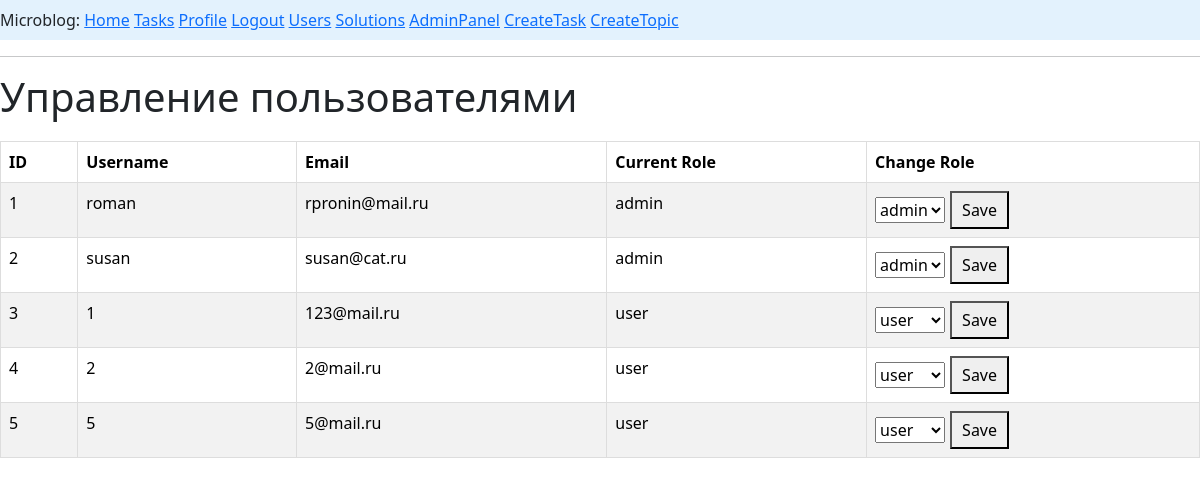
The app's page /admin/users (signed in), older data.
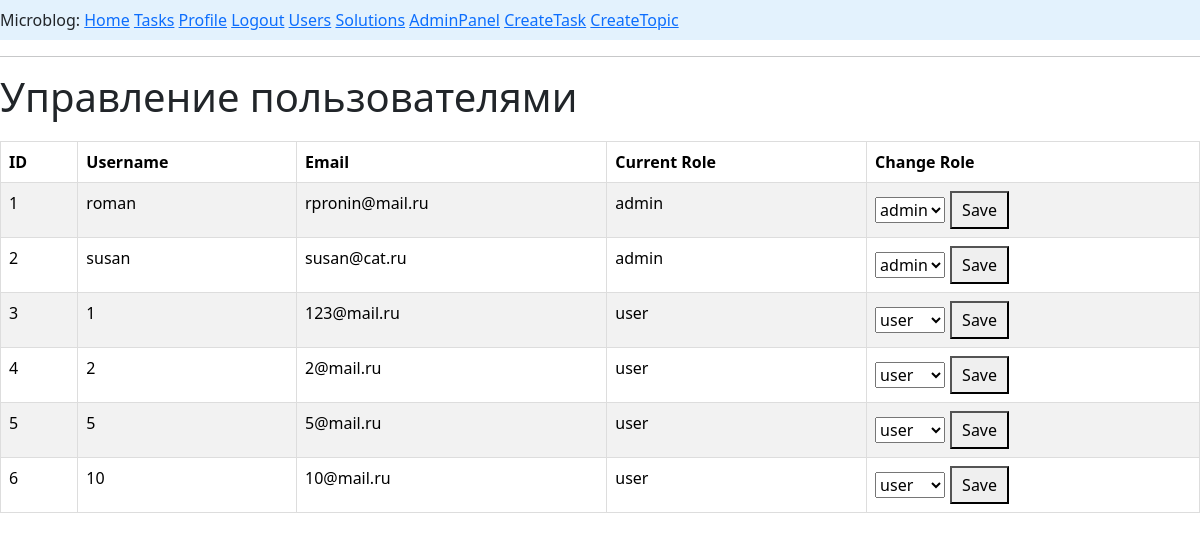
The same page, newer data.
### app/models.py (models this page shows, shortened)
class User(UserMixin, db.Model):
    __tablename__ = 'users'
    id: so.Mapped[int] = so.mapped_column(primary_key=True)
    username: so.Mapped[str] = so.mapped_column(sa.String(64), index=True, unique=True)
    email: so.Mapped[str] = so.mapped_column(sa.String(120), index=True, unique=True)
    password_hash: so.Mapped[Optional[str]] = so.mapped_column(sa.String(256))
    posts: so.WriteOnlyMapped['Post'] = so.relationship(back_populates='author')
    about_me: so.Mapped[Optional[str]] = so.mapped_column(sa.String(140))
    last_seen: so.Mapped[Optional[datetime]] = so.mapped_column(default=lambda: datetime.now(timezone.utc))
    role_id: so.Mapped[int] = so.mapped_column(sa.ForeignKey(Role.id), index=True)
    role: so.Mapped['Role'] = so.relationship(back_populates='users')
    task_user: so.Mapped['Task'] = so.relationship(back_populates='creator')
    solve_user: so.Mapped[list['Solve']] = so.relationship(back_populates='solver')

class Role(UserMixin, db.Model):
    __tablename__ = 'roles'
    id: so.Mapped[int] = so.mapped_column(primary_key=True)
    rolename: so.Mapped[str] = so.mapped_column(sa.String(30), index=True, unique=True)
    users: so.WriteOnlyMapped[list['User']] = so.relationship(back_populates='role')

### app/routes.py (the view)
@app.route('/admin/users', methods=['GET', 'POST'])
@login_required
def admin_users():
    if not is_admin():
        flash('У вас нет прав для доступа к этой странице', 'danger')
        return redirect(url_for('index'))  # или url_for('login'), куда хочешь редиректить
    users = User.query.all()
    roles = Role.query.all()
    form = AdminRoleForm()
    form.new_role_id.choices = [(r.id, r.rolename) for r in roles]
    if form.validate_on_submit():
        print("--- ОТЛАДКА: Форма прошла валидацию ---")
        print(f"Получен user_id: {form.user_id.data} (тип: {type(form.user_id.data)})")
        print(f"Получен new_role_id: {form.new_role_id.data} (тип: {type(form.new_role_id.data)})")
        user = User.query.get(form.user_id.data)
        if user:
            old_role_name = user.role.rolename if user.role else "None"
            user.role_id = form.new_role_id.data
            db.session.commit()
            print(f"✅ УСПЕХ: Роль пользователя {user.username} изменена с '{old_role_name}' на '{Role.query.get(form.new_role_id.data).rolename}'")
            flash(f'Роль пользователя {user.username} успешно изменена', 'success')
        else:
            print("❌ ОШИБКА: Пользователь не найден!")
            flash('Пользователь не найден', 'danger')
        return redirect(url_for('admin_users'))
    else:
        if request.method == 'POST':
            print("--- ОТЛАДКА: Валидация НЕ пройдена ---")
            print(f"Ошибки формы: {form.errors}")
    return render_template('admin_users.html', users=users, roles=roles, form=form)

### app/forms.py
class AdminRoleForm(FlaskForm):
    user_id = IntegerField('User ID', validators=[DataRequired()])
    new_role_id = SelectField('New Role', coerce=int, validators=[DataRequired()])
    submit = SubmitField('Change Role')

### app/models.py (called while the page is built)
@login.user_loader
def load_user(id):
    return db.session.get(User, int(id))

### app/routes.py (called while the page is built)
@app.before_request
def before_request():
    if current_user.is_authenticated:
        current_user.last_seen = datetime.now(timezone.utc)
        db.session.commit()

def is_admin():
    if not current_user.is_authenticated:
        return False
    if not current_user.role:
        return False
    return current_user.role.rolename == 'admin'

### app/templates/admin_users.html (shortened to what this page needs)
{% extends "base.html" %}
{% block content %}
    <h1>Управление пользователями</h1>
    <table class="table table-striped table-hover">
        <thead>
            <tr>
                <th>ID</th>
                <th>Username</th>
                <th>Email</th>
                <th>Current Role</th>
                <th>Change Role</th>
            </tr>
        </thead>
        <tbody>
            {% for user in users %}
            <tr>
                <td>{{ user.id }}</td>
                <td>{{ user.username }}</td>
                <td>{{ user.email }}</td>
                <td>{{ user.role.rolename if user.role else 'No Role' }}</td>
                <td>
                    <form method="POST" action="{{ url_for('admin_users') }}" style="display: flex; gap: 5px; align-items: center;">
                        <select name="new_role_id">
                            {% for role in roles %}
                                <option value="{{ role.id }}" {% if user.role_id == role.id %}selected{% endif %}>
                                    {{ role.rolename }}
                                </option>
                            {% endfor %}
                        </select>
                        <button type="submit" style="padding: 5px 10px;">Save</button>
                    </form>
                </td>
            </tr>
            {% endfor %}
        </tbody>
    </table>
{% endblock %}

Row changes from the older to the newer data that the page shows:
added User: id "6", username "10", email "10@mail.ru", role "user", new_role_id "user"
